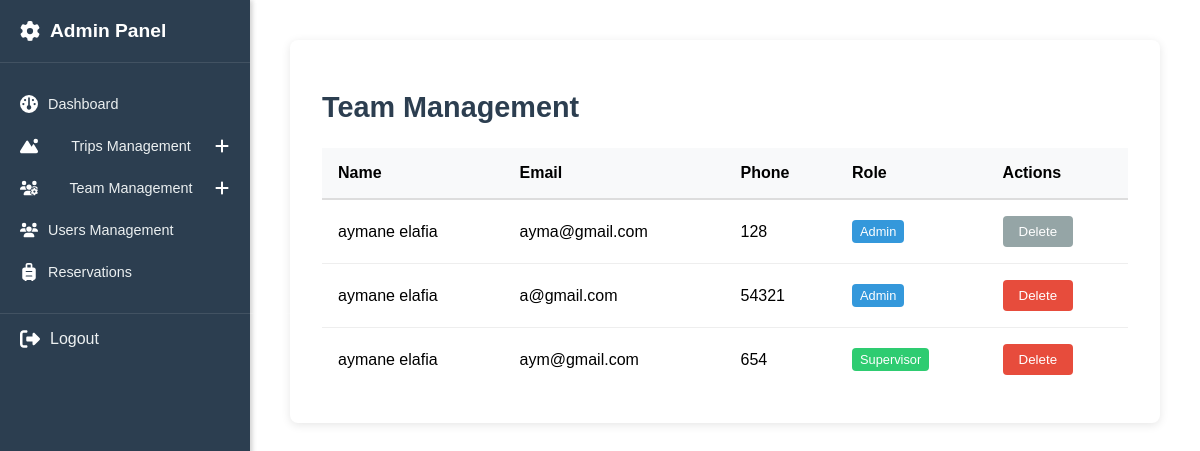
Screenshot of /admin/team/team.php (signed in) with the database file from the repository.
### tables this page shows
CREATE TABLE `users` (
  `user_id` int(11) NOT NULL,
  `first_name` varchar(100) NOT NULL,
  `last_name` varchar(100) NOT NULL,
  `email` varchar(250) NOT NULL,
  `password` varchar(250) NOT NULL,
  `phone` varchar(20) NOT NULL,
  `role` enum('customer','supervisor','admin') NOT NULL DEFAULT 'customer'
);

### admin/team/team.php (the view, shortened to what this page needs)
<?php
include '../includes/sidebar.php';
?>
<div class="main-content">
<?php
include '../includes/sidebar.php';
$current_user_role = $_SESSION['role'];
$current_user_id = $_SESSION['user_id'];
include '../includes/pdo.php';
try {
    $query = "SELECT user_id, first_name, last_name, email, phone, role
              FROM users
              WHERE role IN ('admin', 'supervisor')
              ORDER BY role DESC, first_name ASC";
    $users = $pdo->query($query)->fetchAll(PDO::FETCH_ASSOC);
} catch (PDOException $e) {
    $errors[] = "Database error: " . $e->getMessage();
    $users = [];
}
?>
<div class="team-container">
    <h1>Team Management</h1>
    <?php if (empty($users)): ?>
        <p>No team members found.</p>
    <?php else: ?>
        <table class="user-table">
            <thead>
                <tr>
                    <th>Name</th>
                    <th>Email</th>
                    <th>Phone</th>
                    <th>Role</th>
                    <th>Actions</th>
                </tr>
            </thead>
            <tbody>
                <?php foreach ($users as $user): ?>
                    <tr>
                        <td><?php echo htmlspecialchars($user['first_name'] . ' ' . htmlspecialchars($user['last_name'])); ?></td>
                        <td><?php echo htmlspecialchars($user['email']); ?></td>
                        <td><?php echo htmlspecialchars($user['phone']); ?></td>
                        <td>
                            <span class="role-badge role-<?php echo htmlspecialchars($user['role']); ?>">
                                <?php echo htmlspecialchars(ucfirst($user['role'])); ?>
                            </span>
                        </td>
                        <td>
                            <form method="POST" onsubmit="return confirm('Are you sure you want to delete this user?');">
                                <button type="submit" class="delete-btn"
                                    <?php
                                        $disable = ($user['user_id'] == $current_user_id) ||
                                                 ($current_user_role === 'supervisor' && $user['role'] === 'admin') ||
                                                 ($user['user_id'] == 1);
                                        echo $disable ? 'disabled' : '';
                                    ?>>
                                    Delete
                                </button>
                            </form>
                        </td>
                    </tr>
                <?php endforeach; ?>
            </tbody>
        </table>
    <?php endif; ?>
</div>
</div>
</body>
</html>

### admin/styles/sidebar.css (style rules this page uses)
.main-content { margin-left: 250px; padding: 20px; }

### admin/styles/team.css (style rules this page uses)
* { font-family: Arial, sans-serif; }
.main-content { padding: 2rem; max-width: 100%; }
.team-container { background: #fff; padding: 2rem; border-radius: 8px; box-shadow: 0 2px 10px rgba(0, 0, 0, 0.1); }
h1 { color: #2c3e50; margin-bottom: 1.5rem; font-size: 1.8rem; }
.user-table { width: 100%; border-collapse: collapse; margin-top: 1.5rem; }
.user-table th { background: #f8f9fa; padding: 1rem; text-align: left; border-bottom: 2px solid #ddd; }
.user-table td { padding: 1rem; border-bottom: 1px solid #eee; }
.user-table tr:last-child td { border-bottom: none; }
.role-badge { display: inline-block; padding: 0.25rem 0.5rem; border-radius: 4px; font-size: 0.8rem; font-weight: 500; }
.role-admin { background: #3498db; color: white; }
.role-supervisor { background: #2ecc71; color: white; }
.delete-btn { background: #e74c3c; color: white; border: none; padding: 0.5rem 1rem; border-radius: 4px; cursor: pointer; transition: background 0.3s; }
.delete-btn:disabled { background: #95a5a6; cursor: not-allowed; }

### rows the page displays
users: first_name+last_name "aymane elafia", email "ayma@gmail.com", phone "128", role "Admin"
users: first_name+last_name "aymane elafia", email "a@gmail.com", phone "54321", role "Admin"
users: first_name+last_name "aymane elafia", email "aym@gmail.com", phone "654", role "Supervisor"
